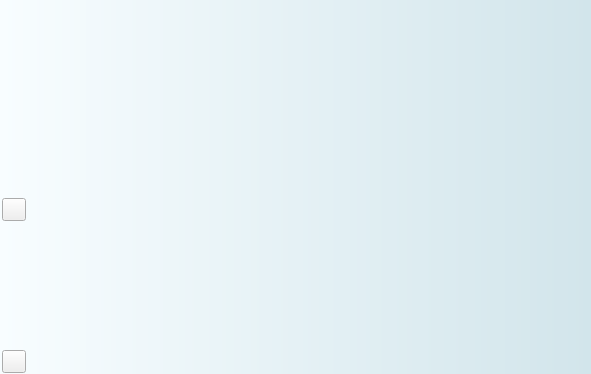
<?xml version="1.0" encoding="UTF-8"?>
<ui version="4.0">
 <class>Tree</class>
 <widget class="CTreeStandAlone" name="Tree">
  <property name="geometry">
   <rect>
    <x>0</x>
    <y>0</y>
    <width>591</width>
    <height>374</height>
   </rect>
  </property>
  <property name="minimumSize">
   <size>
    <width>160</width>
    <height>0</height>
   </size>
  </property>
  <property name="acceptDrops">
   <bool>true</bool>
  </property>
  <property name="styleSheet">
   <string notr="true">/*QTreeView::branch {  border-image: url(none.png); }*/
QTreeView
{
 background: qlineargradient(spread:pad, x1:0, y1:0, x2:1, y2:0, stop:0 rgba(248, 253, 255, 255), stop:1 rgba(210, 229, 235, 255))
}
/*QTreeView::branch {     image: none;}*/

</string>
  </property>
  <property name="frameShape">
   <enum>QFrame::NoFrame</enum>
  </property>
  <property name="lineWidth">
   <number>0</number>
  </property>
  <property name="editTriggers">
   <set>QAbstractItemView::EditKeyPressed</set>
  </property>
  <property name="dragEnabled">
   <bool>true</bool>
  </property>
  <property name="dragDropMode">
   <enum>QAbstractItemView::DragDrop</enum>
  </property>
  <property name="defaultDropAction">
   <enum>Qt::MoveAction</enum>
  </property>
  <property name="selectionMode">
   <enum>QAbstractItemView::ExtendedSelection</enum>
  </property>
  <property name="indentation">
   <number>10</number>
  </property>
  <property name="uniformRowHeights">
   <bool>true</bool>
  </property>
  <property name="animated">
   <bool>true</bool>
  </property>
  <property name="headerHidden">
   <bool>true</bool>
  </property>
  <property name="childIndent" stdset="0">
   <number>-2</number>
  </property>
  <property name="cursorInfo" stdset="0">
   <stringlist notr="true">
    <string>id=&quot;current&quot; marginBottom=&quot;1&quot; image=&quot;img\tree\substrate\cursorhotOSD.png&quot;  type=&quot;-1&quot;  roundcorner=&quot;2&quot; bordercolor=&quot;0x40808080&quot; borderWidth=&quot;2&quot;</string>
    <string>id=&quot;select&quot;    marginBottom=&quot;1&quot;  type=&quot;1&quot; color1=&quot;0x9000CCFF&quot; color2=&quot;0x2000CCFF&quot; roundcorner=&quot;2&quot; bordercolor=&quot;0xB000CCFF&quot; borderWidth=&quot;2&quot;</string>
    <string>id=&quot;focus&quot;    marginBottom=&quot;1&quot; type=&quot;1&quot; color1=&quot;0x7000FF00&quot; color2=&quot;0x1000FF00&quot; roundcorner=&quot;2&quot; bordercolor=&quot;0x8000FF00&quot; borderWidth=&quot;2&quot;</string>
    <string>id=&quot;hover&quot; marginBottom=&quot;1&quot; type=&quot;0&quot; color1=&quot;0x3680A0FF&quot; roundcorner=&quot;2&quot; bordercolor=&quot;0xFF000000&quot; borderWidth=&quot;0&quot;</string>
    <string>id=&quot;groupBackground&quot; marginBottom=&quot;1&quot; type=&quot;0&quot; color1=&quot;0x3600FFFF&quot; roundcorner=&quot;2&quot; bordercolor=&quot;0xFF000000&quot; borderWidth=&quot;0&quot; </string>
    <string>id=&quot;groupExpandBackground&quot;  marginBottom=&quot;1&quot; type=&quot;2&quot; color1=&quot;0x3600FFFF&quot;  color2=&quot;0x0x80202020&quot; roundcorner=&quot;2&quot; bordercolor=&quot;0xFF000000&quot; borderWidth=&quot;0&quot; textColor=&quot;0xFFFFFFFF&quot;</string>
   </stringlist>
  </property>
  <property name="selectionRectVisible" stdset="0">
   <bool>true</bool>
  </property>
  <property name="groupVerifyMode" stdset="0">
   <number>2</number>
  </property>
  <property name="smoothCursorMovement" stdset="0">
   <number>1</number>
  </property>
  <layout class="QGridLayout" name="gridLayout_2">
   <property name="leftMargin">
    <number>2</number>
   </property>
   <property name="topMargin">
    <number>0</number>
   </property>
   <property name="rightMargin">
    <number>0</number>
   </property>
   <property name="bottomMargin">
    <number>1</number>
   </property>
   <item row="1" column="2">
    <layout class="QGridLayout" name="gridLayout" rowstretch="0,100,0">
     <property name="spacing">
      <number>0</number>
     </property>
     <item row="2" column="0" alignment="Qt::AlignLeft|Qt::AlignBottom">
      <widget class="CSkinButton" name="m_MediaModeButton">
       <property name="sizePolicy">
        <sizepolicy hsizetype="Minimum" vsizetype="Minimum">
         <horstretch>0</horstretch>
         <verstretch>0</verstretch>
        </sizepolicy>
       </property>
       <property name="cursor">
        <cursorShape>PointingHandCursor</cursorShape>
       </property>
       <property name="focusPolicy">
        <enum>Qt::NoFocus</enum>
       </property>
       <property name="contextMenuPolicy">
        <enum>Qt::NoContextMenu</enum>
       </property>
       <property name="text">
        <string/>
       </property>
       <property name="checkable">
        <bool>true</bool>
       </property>
       <property name="skinImage" stdset="0">
        <stringlist notr="true">
         <string>src=&quot;img\tree\paneldownopen.png&quot;</string>
         <string>checked=&quot;1&quot; src=&quot;img\tree\paneldownclose.png&quot;</string>
        </stringlist>
       </property>
      </widget>
     </item>
     <item row="1" column="0" alignment="Qt::AlignLeft|Qt::AlignVCenter">
      <widget class="CSkinButton" name="m_ExtFilterButton">
       <property name="sizePolicy">
        <sizepolicy hsizetype="Minimum" vsizetype="Minimum">
         <horstretch>0</horstretch>
         <verstretch>0</verstretch>
        </sizepolicy>
       </property>
       <property name="cursor">
        <cursorShape>PointingHandCursor</cursorShape>
       </property>
       <property name="text">
        <string/>
       </property>
       <property name="checkable">
        <bool>true</bool>
       </property>
       <property name="skinImage" stdset="0">
        <stringlist notr="true">
         <string>src=&quot;img\tree\panelopen.png&quot;</string>
         <string>checked=&quot;1&quot; src=&quot;img\tree\panelclose.png&quot;</string>
        </stringlist>
       </property>
      </widget>
     </item>
     <item row="0" column="0">
      <spacer name="verticalSpacer">
       <property name="orientation">
        <enum>Qt::Vertical</enum>
       </property>
       <property name="sizeType">
        <enum>QSizePolicy::Fixed</enum>
       </property>
       <property name="sizeHint" stdset="0">
        <size>
         <width>20</width>
         <height>70</height>
        </size>
       </property>
      </spacer>
     </item>
    </layout>
   </item>
  </layout>
 </widget>
 <customwidgets>
  <customwidget>
   <class>CSkinButton</class>
   <extends>QToolButton</extends>
   <header>skinbutton.h</header>
  </customwidget>
  <customwidget>
   <class>CTreeStandAlone</class>
   <extends>QTreeView</extends>
   <header>treestandalone.h</header>
   <container>1</container>
  </customwidget>
 </customwidgets>
 <resources/>
 <connections/>
</ui>
